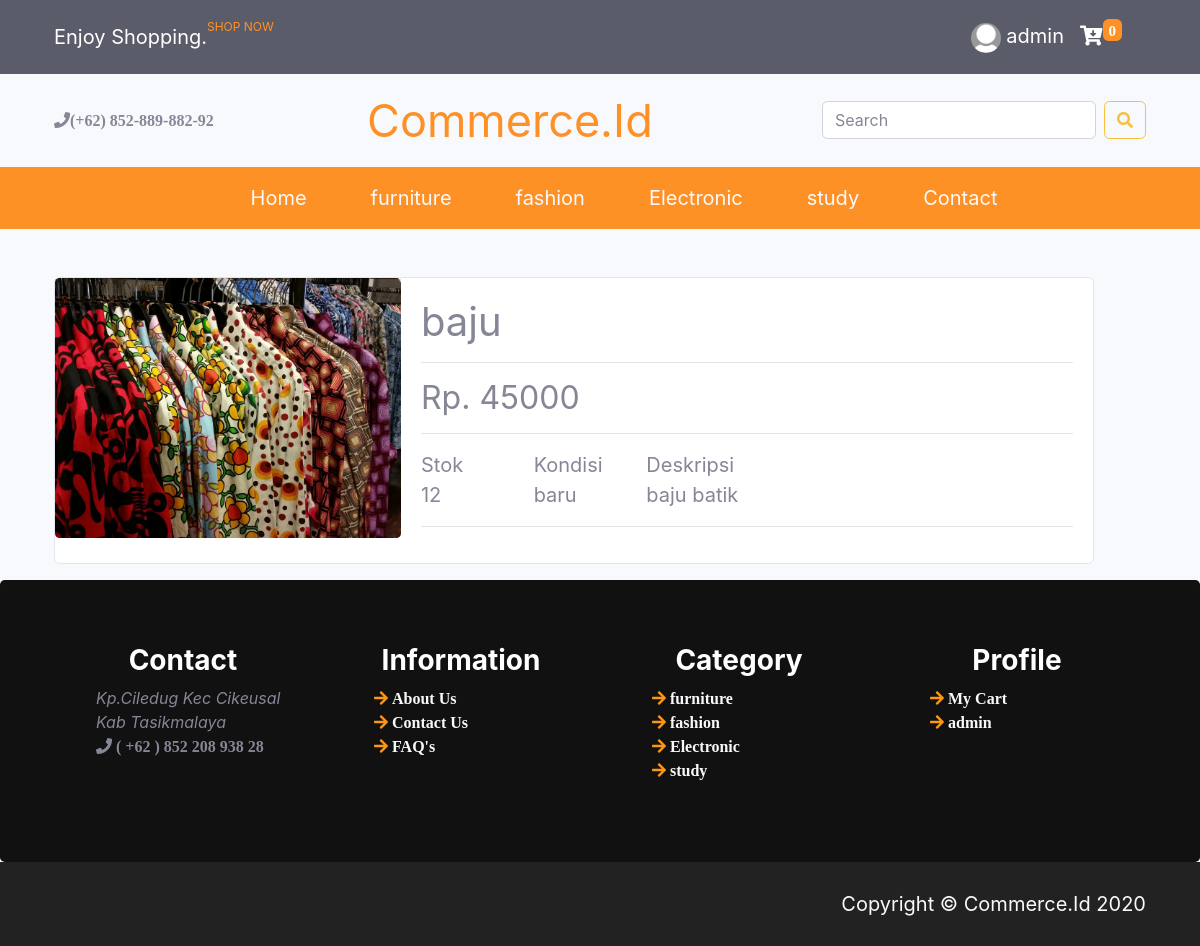
Page /php/index/detailproduk.php?id=1 (signed in) on the committed database.
### tables this page shows
CREATE TABLE `user` (
  `id` int(11) NOT NULL,
  `nama` varchar(225) NOT NULL,
  `email` varchar(225) NOT NULL,
  `password` varchar(225) NOT NULL,
  `image` varchar(225) NOT NULL,
  `role_id` int(11) NOT NULL,
  `address` text NOT NULL
);

CREATE TABLE `kategori` (
  `id` int(11) NOT NULL,
  `nama` varchar(225) NOT NULL
);

CREATE TABLE `produk` (
  `id` int(11) NOT NULL,
  `kode_produk` varchar(225) NOT NULL,
  `nama_produk` varchar(225) NOT NULL,
  `image` varchar(225) NOT NULL,
  `id_kategori` int(11) NOT NULL,
  `harga` varchar(225) NOT NULL,
  `stok` int(11) NOT NULL,
  `kondisi` varchar(225) NOT NULL,
  `deskripsi` text NOT NULL,
  `tanggal` date NOT NULL
);

### php/template/user.php (called while the page is built)
<?php
   include "../logic/logickoneksi.php";
   $email = $_SESSION['login'];
   $user = mysqli_query($conn,"SELECT * FROM user WHERE email = '$email'");
   $datauser = mysqli_fetch_assoc($user);
?>

### php/logic/logickeranjang.php (called while the page is built, shortened)
<?php
include "../template/user.php";
$userid = $datauser['id'];
$keranjangs = mysqli_query($conn,"SELECT produk.*, user.id as user_id, kategori.nama FROM ((keranjang INNER JOIN produk ON keranjang.produk_id = produk.id INNER JOIN user ON keranjang.user_id = user.id INNER JOIN kategori ON produk.id_kategori = kategori.id)) WHERE user_id = '$userid'");
$jumlahKeranjangs = mysqli_num_rows($keranjangs);

### php/logic/logicdetail.php (called while the page is built)
<?php
$id = $_GET['id'];
$produks = mysqli_query($conn,"SELECT produk.*,kategori.nama as namakategori FROM produk INNER JOIN kategori ON produk.id_kategori = kategori.id WHERE produk.id = '$id'");
$produk = mysqli_fetch_assoc($produks);
?>

### php/index/detailproduk.php (the view, shortened to what this page needs)
<?php
include "../template/templateheader.php";
?>
<?php
include "../template/templatelogin.php";
include "../template/templatenavbar.php";
include "../template/templatenav.php";
include "../logic/logicdetail.php";
?>
<div class="container mt-5">
  <div class="card mb-3" style="max-width: 1040px;">
    <div class="row no-gutters">
      <div class="col-md-4">
        <img src="../../img/produk/<?= $produk['image'];?>" class="card-img" style="width:100%;">
      </div>
      <div class="col-md-8">
        <div class="card-body">
          <h1 class="card-title"><?= $produk['nama_produk']?></h1>
          <hr>
          <h2 class="card-text">Rp. <?= $produk['harga'];?></h2>
          <hr>
          <div class="card-text row" style="font-size:20px;">
            <div class="col-md-2">Stok <br><?= $produk['stok'];?></div>
            <div class="col-md-2">Kondisi <br><?= $produk['kondisi']?></div>
            <div class="col-md">Deskripsi <br><?= $produk['deskripsi']?></div>
          </div>
          <hr>
        </div>
      </div>
    </div>
  </div>
</div>
<?php
include "../template/jumbotron.php";
include "../template/footer.php";
?>
<?php
include "../template/templatefooter.php";
?>

### php/template/templatelogin.php (shortened to what this page needs)
<div class="navbar navbar-expand-lg navbar-dark bg-dark text-light">
    <div class="container">
        <div class="navbar-brand">
            <p class="navbar-nav"> Enjoy Shopping.
                <sub>
                    <small><a style="color:#fe9126;text-decoration:none;" href="../index/index.php">SHOP NOW</a></small>
                </sub>
            </p>
        </div>
        <div class="navbar-brand ml-auto">
            <ul class="navbar-nav">
                <?php if(!isset($_SESSION['login'])) : ?>
                <li class="nav-item">
                    <a class="nav-link" href="../auth/register.php" style="color:#fff;"> Create Account </a>
                </li>
                <li class="nav-item">
                    <a class="nav-link" href="../auth/login.php" style="color:#fff;">Login</a>
                </li>
                <?php else : ?>
                <?php
                    include "../template/user.php";
                    include "../logic/logickeranjang.php";
                ?>
                <div class="nav-item dropdown no-arrow">
                    <a class="nav-link dropdown-toggle" href="#" id="userDropdown" role="button" data-toggle="dropdown" aria-haspopup="true" aria-expanded="false" style="font-size:20px;color:#fff;">
                    <img class="img-profile rounded-circle" src="../../img/profile/<?= $datauser['image']?>" style="width:30px;">
                    <?= $datauser['nama'];?>
                    </a>
                </div>
                <?php endif;?>
                <li class="nav-item">
                    <?php if(isset($_SESSION['login'])) : ?>
                    <a class="nav-link" href="../index/keranjang.php" style="color:#fff;"> <i class="fas fa-cart-arrow-down"><sup class="badge" style="background:#fe9126;"><?= $jumlahKeranjangs?></sup></i> </a>
                    <?php else : ?>
                    <a class="nav-link" href="../index/keranjang.php" style="color:#fff;"> <i class="fas fa-cart-arrow-down"><sup class="badge badge-danger">0</sup></i> </a>
                    <?php endif;?>
                </li>
            </ul>
        </div>
    </div>
</div>

### php/template/templatenav.php (shortened to what this page needs)
<?php
$kategoris = mysqli_query($conn,"SELECT * FROM kategori");
?>
<nav class="navbar navbar-expand-lg navbar-light" style="background:#fe9126">
    <div class="container">
        <div class="collapse navbar-collapse mx-auto" id="nav">
            <div class="navbar-nav mx-auto">
                <div class="nav-item ml-5" style="font-size:20px;">
                    <a class="nav-link text-light" href="../index/index.php">Home</a>
                </div>
                <?php foreach ($kategoris as $kategori) { ?>
                <div class="nav-item ml-5" style="font-size:20px;">
                    <a class="nav-link text-light" href="kategori.php?id=<?= $kategori['id'];?>"><?= $kategori['nama']?></a>
                </div>
                <?php } ?>
                <div class="nav-item ml-5" style="font-size:20px;">
                    <a class="nav-link text-light" href="contact.php">Contact</a>
                </div>
            </div>
        </div>
    </div>
</nav>

### php/template/jumbotron.php (shortened to what this page needs)
<div class="jumbotron fluid-jumbotron" style="background:#111;margin-bottom:0px;">
    <div class="container">
        <div class="row">
            <div class="col-md-3 text-center">
                <h3 style="color:#fff;font-weight:bold;">Contact</h3>
                <ul class="text-left" style="list-style:none;">
                    <li>
                        <i class="">Kp.Ciledug Kec Cikeusal Kab Tasikmalaya</span></i>
                    </li>
                    <li>
                        <i class="fas fa-phone" aria-hidden="true"> ( +62 ) 852 208 938 28</i>
                    </li>
                </ul>
            </div>
            <div class="col-md-3 text-center">
                <h3 style="color:#fff;font-weight:bold;">Information</h3>
                <ul class="text-left" style="list-style:none;">
                    <li>
                        <i class="fa fa-arrow-right" aria-hidden="true" style="color:#fe9612;">
                            <a class="text-light" href="#" style="text-decoration:none;">About Us</a>
                        </i>
                    </li>
                    <li>
                        <i class="fa fa-arrow-right" aria-hidden="true" style="color:#fe9612;">
                            <a class="text-light" href="#" style="text-decoration:none;">Contact Us</a>
                        </i>
                    </li>
                    <li>
                        <i class="fa fa-arrow-right" aria-hidden="true" style="color:#fe9612;">
                            <a class="text-light" href="#" style="text-decoration:none;">FAQ's</a>
                        </i>
                </ul>
            </div>
            <div class="col-md-3 text-center">
                <h3 style="color:#fff;font-weight:bold;">Category</h3>
                <ul class="text-left" style="list-style:none;">
                    <?php $kategoris = mysqli_query($conn,"SELECT * FROM kategori");?>
                    <?php foreach($kategoris as $kategori) :?>
                    <li>
                        <i class="fa fa-arrow-right" aria-hidden="true" style="color:#fe9612;">
                            <a class="text-light" href="#" style="text-decoration:none;"><?= $kategori['nama'];?></a>
                        </i>
                    </li>
                    <?php endforeach;?>
                </ul>
            </div>
            <div class="col-md-3 text-center">
                <h3 style="color:#fff;font-weight:bold;">Profile</h3>
                <ul class="text-left" style="list-style:none;">
                    <li>
                        <i class="fa fa-arrow-right" aria-hidden="true" style="color:#fe9612;">
                            <a class="text-light" href="#" style="text-decoration:none;">My Cart</a>
                        </i>
                    </li>
                    <?php if(!isset($_SESSION['login'])) : ?>
                    <li>
                        <i class="fa fa-arrow-right" aria-hidden="true" style="color:#fe9612;">
                            <a class="text-light" href="#" style="text-decoration:none;">Login</a>
                        </i>
                    </li>
                    <li>
                        <i class="fa fa-arrow-right" aria-hidden="true" style="color:#fe9612;">
                            <a class="text-light" href="#" style="text-decoration:none;">Create Account</a>
                        </i>
                    </li>
                    <?php else : ?>
                    <li>
                        <i class="fa fa-arrow-right" aria-hidden="true" style="color:#fe9612;">
                            <a class="text-light" href="#" style="text-decoration:none;"><?= $datauser['nama'];?></a>
                        </i>
                    </li>
                    <?php endif;?>
                </ul>
            </div>
        </div>
    </div>
</div>

### rows in the picture
user: image (placeholder picture), nama "admin"
kategori: nama "furniture"
kategori: nama "fashion"
kategori: nama "Electronic"
kategori: nama "study"
produk: image (picture), nama_produk "baju", harga "45000", stok "12", kondisi "baru", deskripsi "baju batik"

### other values in the picture
$jumlahKeranjangs "0"
